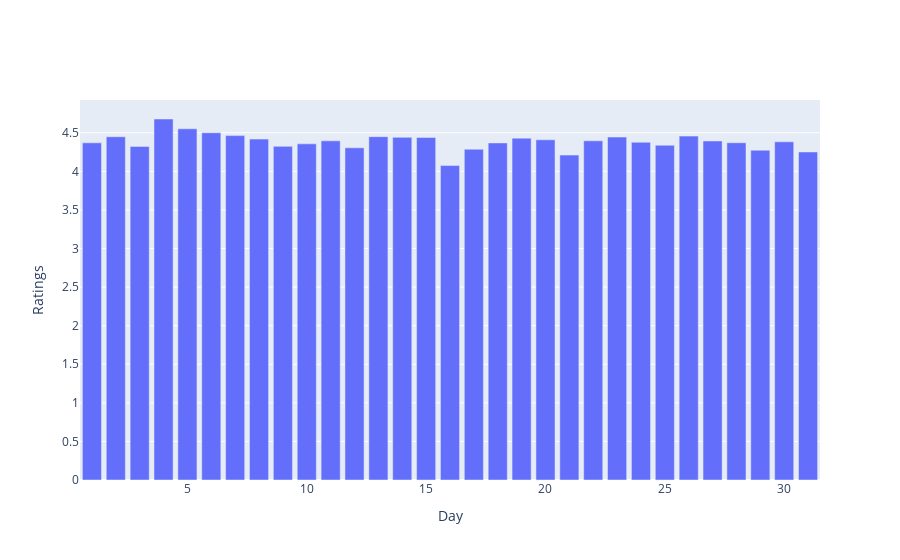

Notebook cell for this chart:
### Code cell
fig=go.Figure()
fig.add_trace(go.Bar(x=df.groupby('day')['Rating'].mean().index,y=df.groupby('day')['Rating'].mean().values,name="DailyRatings"))
fig.update_layout(legend_title_text = "day")
fig.update_xaxes(title_text="Day")
fig.update_yaxes(title_text="Avg. daily ratings")
fig.write_image('rateMonth.jpg')

### Figure 1 — Plotly figure (JSON) as saved in the notebook; plotly's stock layout.template omitted (floating-point values rounded to 4 significant figures)
{"data": [{"name": "DailyRatings", "type": "bar", "x": [1, 2, 3, 4, 5, 6, 7, 8, 9, 10, 11, 12, 13, 14, 15, 16, 17, 18, 19, 20, 21, 22, 23, 24, 25, 26, 27, 28, 29, 30, 31], "y": [4.37, 4.449, 4.324, 4.679, 4.552, 4.5, 4.463, 4.418, 4.324, 4.356, 4.396, 4.305, 4.45, 4.441, 4.439, 4.075, 4.287, 4.369, 4.43, 4.409, 4.211, 4.396, 4.444, 4.377, 4.338, 4.457, 4.394, 4.371, 4.274, 4.383, 4.251]}], "layout": {"legend": {"title": {"text": "day"}}, "xaxis": {"title": {"text": "Day"}}, "yaxis": {"title": {"text": "Ratings"}}}}
